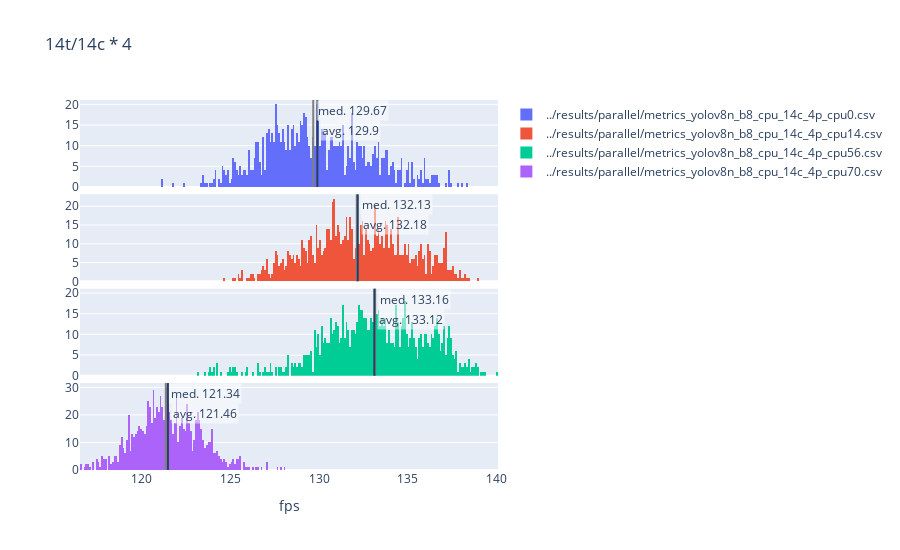
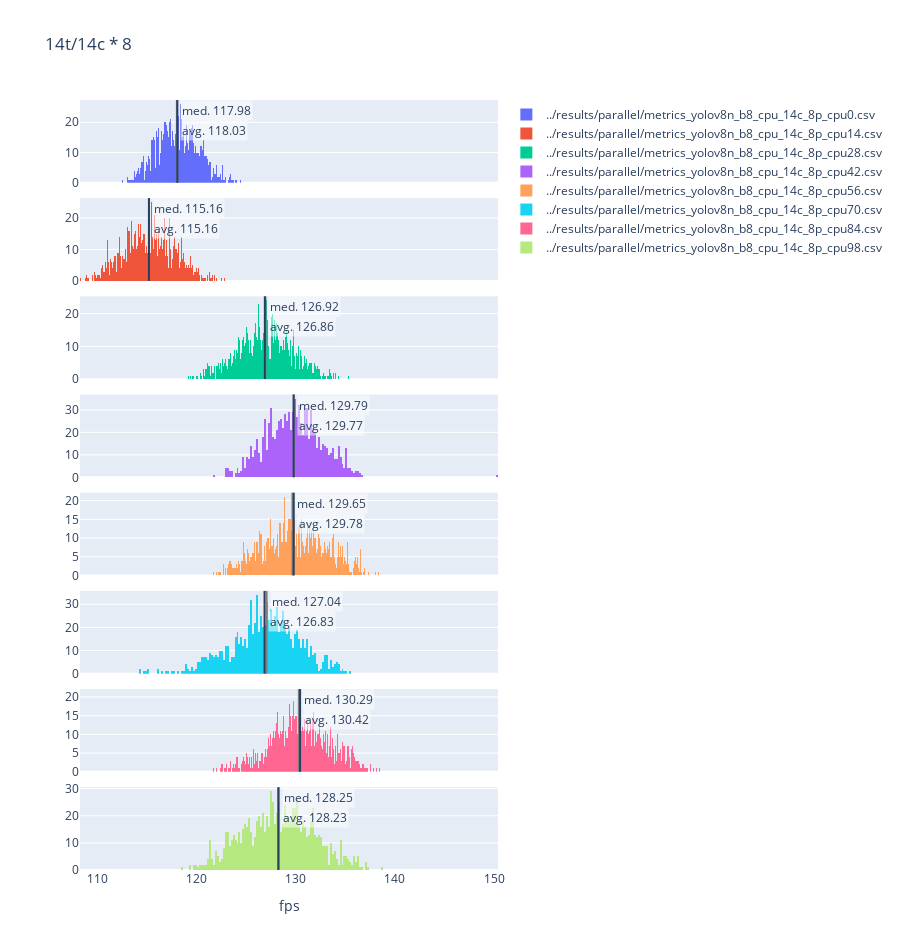

The cell these charts' notebook holds for them, in order:
### Code cell
files = [
    '../results/parallel/metrics_yolov8n_b8_cpu_14c_4p_cpu0.csv',
    '../results/parallel/metrics_yolov8n_b8_cpu_14c_4p_cpu14.csv',
    '../results/parallel/metrics_yolov8n_b8_cpu_14c_4p_cpu56.csv',
    '../results/parallel/metrics_yolov8n_b8_cpu_14c_4p_cpu70.csv',
]

create_histograms([read_metrics(f) for f in files], files, '14t/14c * 4', 'fps').show()

files = [
    '../results/parallel/metrics_yolov8n_b8_cpu_14c_8p_cpu0.csv',
    '../results/parallel/metrics_yolov8n_b8_cpu_14c_8p_cpu14.csv',
    '../results/parallel/metrics_yolov8n_b8_cpu_14c_8p_cpu28.csv',
    '../results/parallel/metrics_yolov8n_b8_cpu_14c_8p_cpu42.csv',
    '../results/parallel/metrics_yolov8n_b8_cpu_14c_8p_cpu56.csv',
    '../results/parallel/metrics_yolov8n_b8_cpu_14c_8p_cpu70.csv',
    '../results/parallel/metrics_yolov8n_b8_cpu_14c_8p_cpu84.csv',
    '../results/parallel/metrics_yolov8n_b8_cpu_14c_8p_cpu98.csv',
]

create_histograms([read_metrics(f) for f in files], files, '14t/14c * 8', 'fps').show()

### Figure 1 — Plotly figure (JSON) as saved in the notebook; plotly's stock layout.template omitted (floating-point values rounded to 4 significant figures; data arrays with more than 128 entries replaced by an {"elided": "..."} marker saying what was removed)
{"data": [{"name": "../results/parallel/metrics_yolov8n_b8_cpu_14c_4p_cpu0.csv", "nbinsx": 200, "type": "histogram", "x": {"elided": "990 float values"}, "xaxis": "x", "yaxis": "y"}, {"name": "../results/parallel/metrics_yolov8n_b8_cpu_14c_4p_cpu14.csv", "nbinsx": 200, "type": "histogram", "x": {"elided": "990 float values"}, "xaxis": "x2", "yaxis": "y2"}, {"name": "../results/parallel/metrics_yolov8n_b8_cpu_14c_4p_cpu56.csv", "nbinsx": 200, "type": "histogram", "x": {"elided": "990 float values"}, "xaxis": "x3", "yaxis": "y3"}, {"name": "../results/parallel/metrics_yolov8n_b8_cpu_14c_4p_cpu70.csv", "nbinsx": 200, "type": "histogram", "x": {"elided": "990 float values"}, "xaxis": "x4", "yaxis": "y4"}], "layout": {"annotations": [{"bgcolor": "rgba(255,255,255,0.5)", "showarrow": false, "text": "med. 129.67", "x": 129.7, "xanchor": "left", "xref": "x", "xshift": 3, "y": 1, "yanchor": "top", "yref": "y domain"}, {"bgcolor": "rgba(255,255,255,0.5)", "showarrow": false, "text": "avg. 129.9", "x": 129.9, "xanchor": "left", "xref": "x", "xshift": 3, "y": 1, "yanchor": "top", "yref": "y domain", "yshift": -20}, {"bgcolor": "rgba(255,255,255,0.5)", "showarrow": false, "text": "med. 132.13", "x": 132.1, "xanchor": "left", "xref": "x2", "xshift": 3, "y": 1, "yanchor": "top", "yref": "y2 domain"}, {"bgcolor": "rgba(255,255,255,0.5)", "showarrow": false, "text": "avg. 132.18", "x": 132.2, "xanchor": "left", "xref": "x2", "xshift": 3, "y": 1, "yanchor": "top", "yref": "y2 domain", "yshift": -20}, {"bgcolor": "rgba(255,255,255,0.5)", "showarrow": false, "text": "med. 133.16", "x": 133.2, "xanchor": "left", "xref": "x3", "xshift": 3, "y": 1, "yanchor": "top", "yref": "y3 domain"}, {"bgcolor": "rgba(255,255,255,0.5)", "showarrow": false, "text": "avg. 133.12", "x": 133.1, "xanchor": "left", "xref": "x3", "xshift": 3, "y": 1, "yanchor": "top", "yref": "y3 domain", "yshift": -20}, {"bgcolor": "rgba(255,255,255,0.5)", "showarrow": false, "text": "med. 121.34", "x": 121.3, "xanchor": "left", "xref": "x4", "xshift": 3, "y": 1, "yanchor": "top", "yref": "y4 domain"}, {"bgcolor": "rgba(255,255,255,0.5)", "showarrow": false, "text": "avg. 121.46", "x": 121.5, "xanchor": "left", "xref": "x4", "xshift": 3, "y": 1, "yanchor": "top", "yref": "y4 domain", "yshift": -20}], "height": 550, "shapes": [{"line": {"color": "grey"}, "type": "line", "x0": 129.7, "x1": 129.7, "xref": "x", "y0": 0, "y1": 1, "yref": "y domain"}, {"type": "line", "x0": 129.9, "x1": 129.9, "xref": "x", "y0": 0, "y1": 1, "yref": "y domain"}, {"line": {"color": "grey"}, "type": "line", "x0": 132.1, "x1": 132.1, "xref": "x2", "y0": 0, "y1": 1, "yref": "y2 domain"}, {"type": "line", "x0": 132.2, "x1": 132.2, "xref": "x2", "y0": 0, "y1": 1, "yref": "y2 domain"}, {"line": {"color": "grey"}, "type": "line", "x0": 133.2, "x1": 133.2, "xref": "x3", "y0": 0, "y1": 1, "yref": "y3 domain"}, {"type": "line", "x0": 133.1, "x1": 133.1, "xref": "x3", "y0": 0, "y1": 1, "yref": "y3 domain"}, {"line": {"color": "grey"}, "type": "line", "x0": 121.3, "x1": 121.3, "xref": "x4", "y0": 0, "y1": 1, "yref": "y4 domain"}, {"type": "line", "x0": 121.5, "x1": 121.5, "xref": "x4", "y0": 0, "y1": 1, "yref": "y4 domain"}], "title": {"text": "14t/14c * 4"}, "xaxis": {"anchor": "y", "domain": [0, 1], "matches": "x4", "showticklabels": false}, "xaxis2": {"anchor": "y2", "domain": [0, 1], "matches": "x4", "showticklabels": false}, "xaxis3": {"anchor": "y3", "domain": [0, 1], "matches": "x4", "showticklabels": false}, "xaxis4": {"anchor": "y4", "domain": [0, 1], "title": {"text": "fps"}}, "yaxis": {"anchor": "x", "domain": [0.765, 1.0]}, "yaxis2": {"anchor": "x2", "domain": [0.51, 0.745]}, "yaxis3": {"anchor": "x3", "domain": [0.255, 0.49]}, "yaxis4": {"anchor": "x4", "domain": [0, 0.235]}}}

### Figure 2 — Plotly figure (JSON) as saved in the notebook; plotly's stock layout.template omitted (floating-point values rounded to 4 significant figures; data arrays with more than 128 entries replaced by an {"elided": "..."} marker saying what was removed)
{"data": [{"name": "../results/parallel/metrics_yolov8n_b8_cpu_14c_8p_cpu0.csv", "nbinsx": 200, "type": "histogram", "x": {"elided": "990 float values"}, "xaxis": "x", "yaxis": "y"}, {"name": "../results/parallel/metrics_yolov8n_b8_cpu_14c_8p_cpu14.csv", "nbinsx": 200, "type": "histogram", "x": {"elided": "990 float values"}, "xaxis": "x2", "yaxis": "y2"}, {"name": "../results/parallel/metrics_yolov8n_b8_cpu_14c_8p_cpu28.csv", "nbinsx": 200, "type": "histogram", "x": {"elided": "990 float values"}, "xaxis": "x3", "yaxis": "y3"}, {"name": "../results/parallel/metrics_yolov8n_b8_cpu_14c_8p_cpu42.csv", "nbinsx": 200, "type": "histogram", "x": {"elided": "990 float values"}, "xaxis": "x4", "yaxis": "y4"}, {"name": "../results/parallel/metrics_yolov8n_b8_cpu_14c_8p_cpu56.csv", "nbinsx": 200, "type": "histogram", "x": {"elided": "990 float values"}, "xaxis": "x5", "yaxis": "y5"}, {"name": "../results/parallel/metrics_yolov8n_b8_cpu_14c_8p_cpu70.csv", "nbinsx": 200, "type": "histogram", "x": {"elided": "990 float values"}, "xaxis": "x6", "yaxis": "y6"}, {"name": "../results/parallel/metrics_yolov8n_b8_cpu_14c_8p_cpu84.csv", "nbinsx": 200, "type": "histogram", "x": {"elided": "990 float values"}, "xaxis": "x7", "yaxis": "y7"}, {"name": "../results/parallel/metrics_yolov8n_b8_cpu_14c_8p_cpu98.csv", "nbinsx": 200, "type": "histogram", "x": {"elided": "990 float values"}, "xaxis": "x8", "yaxis": "y8"}], "layout": {"annotations": [{"bgcolor": "rgba(255,255,255,0.5)", "showarrow": false, "text": "med. 117.98", "x": 118.0, "xanchor": "left", "xref": "x", "xshift": 3, "y": 1, "yanchor": "top", "yref": "y domain"}, {"bgcolor": "rgba(255,255,255,0.5)", "showarrow": false, "text": "avg. 118.03", "x": 118.0, "xanchor": "left", "xref": "x", "xshift": 3, "y": 1, "yanchor": "top", "yref": "y domain", "yshift": -20}, {"bgcolor": "rgba(255,255,255,0.5)", "showarrow": false, "text": "med. 115.16", "x": 115.2, "xanchor": "left", "xref": "x2", "xshift": 3, "y": 1, "yanchor": "top", "yref": "y2 domain"}, {"bgcolor": "rgba(255,255,255,0.5)", "showarrow": false, "text": "avg. 115.16", "x": 115.2, "xanchor": "left", "xref": "x2", "xshift": 3, "y": 1, "yanchor": "top", "yref": "y2 domain", "yshift": -20}, {"bgcolor": "rgba(255,255,255,0.5)", "showarrow": false, "text": "med. 126.92", "x": 126.9, "xanchor": "left", "xref": "x3", "xshift": 3, "y": 1, "yanchor": "top", "yref": "y3 domain"}, {"bgcolor": "rgba(255,255,255,0.5)", "showarrow": false, "text": "avg. 126.86", "x": 126.9, "xanchor": "left", "xref": "x3", "xshift": 3, "y": 1, "yanchor": "top", "yref": "y3 domain", "yshift": -20}, {"bgcolor": "rgba(255,255,255,0.5)", "showarrow": false, "text": "med. 129.79", "x": 129.8, "xanchor": "left", "xref": "x4", "xshift": 3, "y": 1, "yanchor": "top", "yref": "y4 domain"}, {"bgcolor": "rgba(255,255,255,0.5)", "showarrow": false, "text": "avg. 129.77", "x": 129.8, "xanchor": "left", "xref": "x4", "xshift": 3, "y": 1, "yanchor": "top", "yref": "y4 domain", "yshift": -20}, {"bgcolor": "rgba(255,255,255,0.5)", "showarrow": false, "text": "med. 129.65", "x": 129.7, "xanchor": "left", "xref": "x5", "xshift": 3, "y": 1, "yanchor": "top", "yref": "y5 domain"}, {"bgcolor": "rgba(255,255,255,0.5)", "showarrow": false, "text": "avg. 129.78", "x": 129.8, "xanchor": "left", "xref": "x5", "xshift": 3, "y": 1, "yanchor": "top", "yref": "y5 domain", "yshift": -20}, {"bgcolor": "rgba(255,255,255,0.5)", "showarrow": false, "text": "med. 127.04", "x": 127.0, "xanchor": "left", "xref": "x6", "xshift": 3, "y": 1, "yanchor": "top", "yref": "y6 domain"}, {"bgcolor": "rgba(255,255,255,0.5)", "showarrow": false, "text": "avg. 126.83", "x": 126.8, "xanchor": "left", "xref": "x6", "xshift": 3, "y": 1, "yanchor": "top", "yref": "y6 domain", "yshift": -20}, {"bgcolor": "rgba(255,255,255,0.5)", "showarrow": false, "text": "med. 130.29", "x": 130.3, "xanchor": "left", "xref": "x7", "xshift": 3, "y": 1, "yanchor": "top", "yref": "y7 domain"}, {"bgcolor": "rgba(255,255,255,0.5)", "showarrow": false, "text": "avg. 130.42", "x": 130.4, "xanchor": "left", "xref": "x7", "xshift": 3, "y": 1, "yanchor": "top", "yref": "y7 domain", "yshift": -20}, {"bgcolor": "rgba(255,255,255,0.5)", "showarrow": false, "text": "med. 128.25", "x": 128.2, "xanchor": "left", "xref": "x8", "xshift": 3, "y": 1, "yanchor": "top", "yref": "y8 domain"}, {"bgcolor": "rgba(255,255,255,0.5)", "showarrow": false, "text": "avg. 128.23", "x": 128.2, "xanchor": "left", "xref": "x8", "xshift": 3, "y": 1, "yanchor": "top", "yref": "y8 domain", "yshift": -20}], "height": 950, "shapes": [{"line": {"color": "grey"}, "type": "line", "x0": 118.0, "x1": 118.0, "xref": "x", "y0": 0, "y1": 1, "yref": "y domain"}, {"type": "line", "x0": 118.0, "x1": 118.0, "xref": "x", "y0": 0, "y1": 1, "yref": "y domain"}, {"line": {"color": "grey"}, "type": "line", "x0": 115.2, "x1": 115.2, "xref": "x2", "y0": 0, "y1": 1, "yref": "y2 domain"}, {"type": "line", "x0": 115.2, "x1": 115.2, "xref": "x2", "y0": 0, "y1": 1, "yref": "y2 domain"}, {"line": {"color": "grey"}, "type": "line", "x0": 126.9, "x1": 126.9, "xref": "x3", "y0": 0, "y1": 1, "yref": "y3 domain"}, {"type": "line", "x0": 126.9, "x1": 126.9, "xref": "x3", "y0": 0, "y1": 1, "yref": "y3 domain"}, {"line": {"color": "grey"}, "type": "line", "x0": 129.8, "x1": 129.8, "xref": "x4", "y0": 0, "y1": 1, "yref": "y4 domain"}, {"type": "line", "x0": 129.8, "x1": 129.8, "xref": "x4", "y0": 0, "y1": 1, "yref": "y4 domain"}, {"line": {"color": "grey"}, "type": "line", "x0": 129.7, "x1": 129.7, "xref": "x5", "y0": 0, "y1": 1, "yref": "y5 domain"}, {"type": "line", "x0": 129.8, "x1": 129.8, "xref": "x5", "y0": 0, "y1": 1, "yref": "y5 domain"}, {"line": {"color": "grey"}, "type": "line", "x0": 127.0, "x1": 127.0, "xref": "x6", "y0": 0, "y1": 1, "yref": "y6 domain"}, {"type": "line", "x0": 126.8, "x1": 126.8, "xref": "x6", "y0": 0, "y1": 1, "yref": "y6 domain"}, {"line": {"color": "grey"}, "type": "line", "x0": 130.3, "x1": 130.3, "xref": "x7", "y0": 0, "y1": 1, "yref": "y7 domain"}, {"type": "line", "x0": 130.4, "x1": 130.4, "xref": "x7", "y0": 0, "y1": 1, "yref": "y7 domain"}, {"line": {"color": "grey"}, "type": "line", "x0": 128.2, "x1": 128.2, "xref": "x8", "y0": 0, "y1": 1, "yref": "y8 domain"}, {"type": "line", "x0": 128.2, "x1": 128.2, "xref": "x8", "y0": 0, "y1": 1, "yref": "y8 domain"}], "title": {"text": "14t/14c * 8"}, "xaxis": {"anchor": "y", "domain": [0, 1], "matches": "x8", "showticklabels": false}, "xaxis2": {"anchor": "y2", "domain": [0, 1], "matches": "x8", "showticklabels": false}, "xaxis3": {"anchor": "y3", "domain": [0, 1], "matches": "x8", "showticklabels": false}, "xaxis4": {"anchor": "y4", "domain": [0, 1], "matches": "x8", "showticklabels": false}, "xaxis5": {"anchor": "y5", "domain": [0, 1], "matches": "x8", "showticklabels": false}, "xaxis6": {"anchor": "y6", "domain": [0, 1], "matches": "x8", "showticklabels": false}, "xaxis7": {"anchor": "y7", "domain": [0, 1], "matches": "x8", "showticklabels": false}, "xaxis8": {"anchor": "y8", "domain": [0, 1], "title": {"text": "fps"}}, "yaxis": {"anchor": "x", "domain": [0.8925, 1]}, "yaxis2": {"anchor": "x2", "domain": [0.765, 0.8725]}, "yaxis3": {"anchor": "x3", "domain": [0.6375, 0.745]}, "yaxis4": {"anchor": "x4", "domain": [0.51, 0.6175]}, "yaxis5": {"anchor": "x5", "domain": [0.3825, 0.49]}, "yaxis6": {"anchor": "x6", "domain": [0.255, 0.3625]}, "yaxis7": {"anchor": "x7", "domain": [0.1275, 0.235]}, "yaxis8": {"anchor": "x8", "domain": [0, 0.1075]}}}
